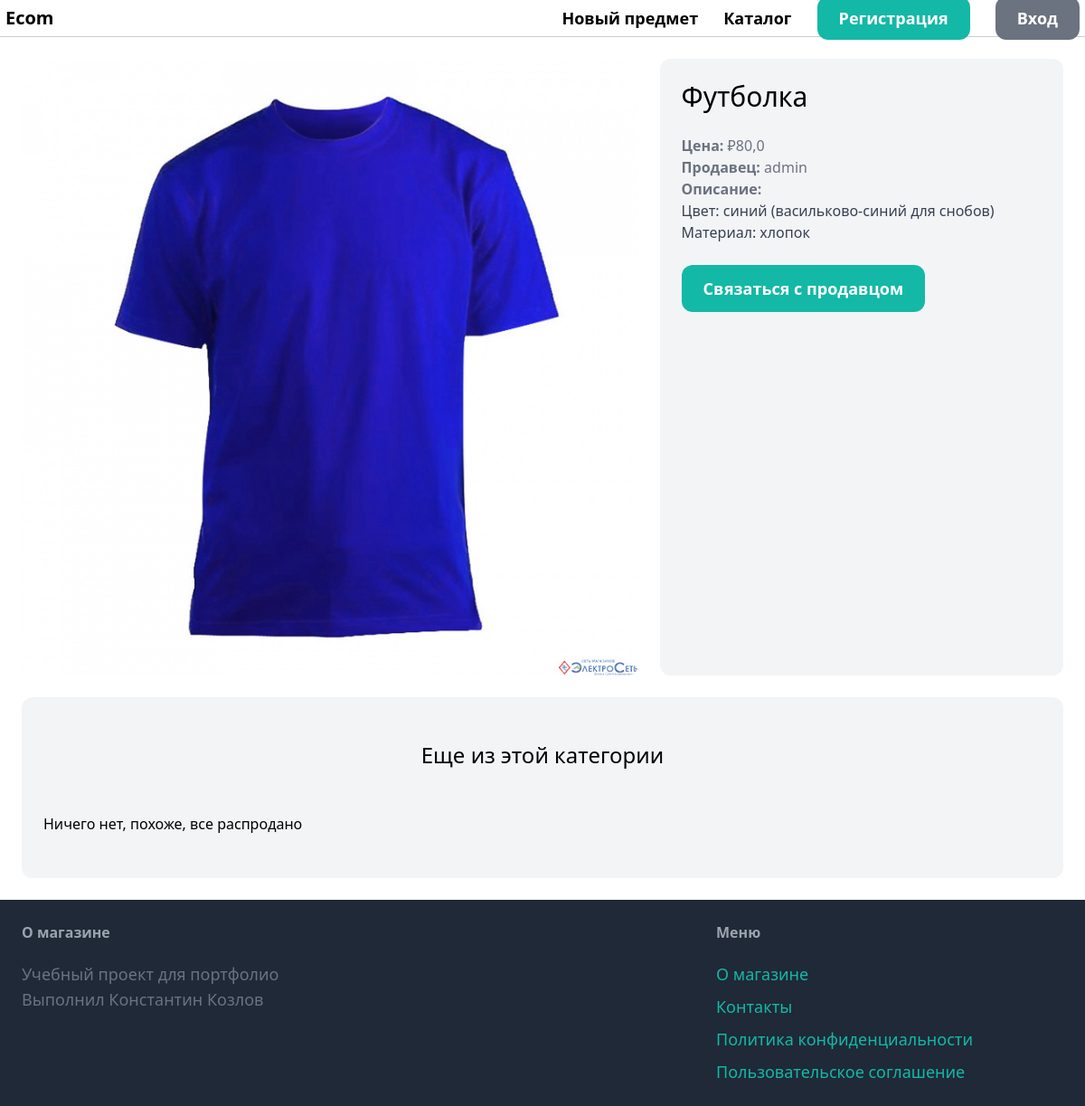
Screenshot of /items/2/ with the database file from the repository.
### item/models.py (models this page shows, shortened)
class Item(models.Model):
    category = models.ForeignKey(Category, related_name='items', on_delete=models.CASCADE)
    name = models.CharField(max_length=255)
    description = models.TextField(blank=True, null=True)
    price = models.FloatField()
    image = models.ImageField(upload_to='item_images', blank=True, null=True)
    is_sold = models.BooleanField(default=False)
    created_at = models.DateTimeField(auto_now_add=True)
    created_by = models.ForeignKey(User, related_name='items', on_delete=models.CASCADE)

### item/views.py (the view)
# urls.py: path('<int:pk>/', views.detail, name='detail'),
def detail(request, pk):
    item = get_object_or_404(Item, pk=pk)
    related_items = Item.objects.filter(category=item.category, is_sold=False).exclude(pk=pk)[:3]
    return render(request, 'item/detail.html', {'item': item, 'related_items': related_items})

### item/templates/item/detail.html (shortened to what this page needs)
{% extends 'core/base.html' %}
{% block content %}
<div class="grid grid-cols-5 gap-6">
    <div class="col-span-3">
        {% if item.image %}
        <img src="{{ item.image.url }}" class="rounded-xl">
        {% endif %}
    </div>
    <div class="col-span-2 p-6 bg-gray-100 rounded-xl">
        <h1 class="mb-6 text-3xl">{{ item.name }}</h1>
        <p class="text-gray-500"><strong>Цена:</strong> ₽{{ item.price }}</p>
        <p class="text-gray-500"><strong>Продавец:</strong> {{ item.created_by }}</p>
        {% if item.description %}
        <p class="text-gray-700">
            <strong class="text-gray-500">Описание:</strong><br>
            {{ item.description }} </p>
        {% endif %}
        {% if request.user == item.created_by %}
        <div class="mt-6 p-6 bg-white rounded-xl">
            <p>Это ваш товар</p>
            <a href="{% url 'item:edit' item.id %}"
               class="inline-block mt-6 px-6 py-3 text-lg font-semibold bg-teal-500 text-white rounded-xl hover:bg-teal-600 ">
                Редактировать</a>
            <a href="{% url 'item:delete' item.id %}"
               class="inline-block mt-6 px-6 py-3 text-lg font-semibold bg-red-500 text-white rounded-xl hover:bg-red-600 ">
                Удалить</a>
        </div>
        {% else %}
        <a href="{% url 'conversation:new' item.id %}"
           class="inline-block mt-6 px-6 py-3 text-lg font-semibold bg-teal-500 text-white rounded-xl hover:bg-teal-600 ">
            Связаться с продавцом</a>
        {% endif %}
    </div>
</div>
<div class="mt-6 px-6 py-12 bg-gray-100 rounded-xl">
    <h2 class="mb-12 text-2xl text-center">Еще из этой категории</h2>
    {% if related_items %}
    <div class="grid grid-cols-3 gap-3">
        {% for item in related_items %}
        <div>
            <a href="{% url 'item:detail' item.id %}">
                <div>
                    <img src="{{ item.image.url }}" alt="{{ item.name }}" class="rounded-t-xl">
                </div>
                <div class="p-6 bg-white rounded-b-xl">
                    <h2 class="text-2xl">{{ item.name }}</h2>
                    <p class="text-gray-500">Цена: ₽{{ item.price }}</p>
                </div>
            </a>
        </div>
        {% endfor %}
    </div>
    {% else %}
    <p class="">Ничего нет, похоже, все распродано</p>
    {% endif %}
</div>
{% endblock %}

### rows the page displays
Item: image (picture), name "Футболка", price "80,0", created_by "admin", description "Цвет: синий (васильково-синий для снобов) Материал: хлопок"
